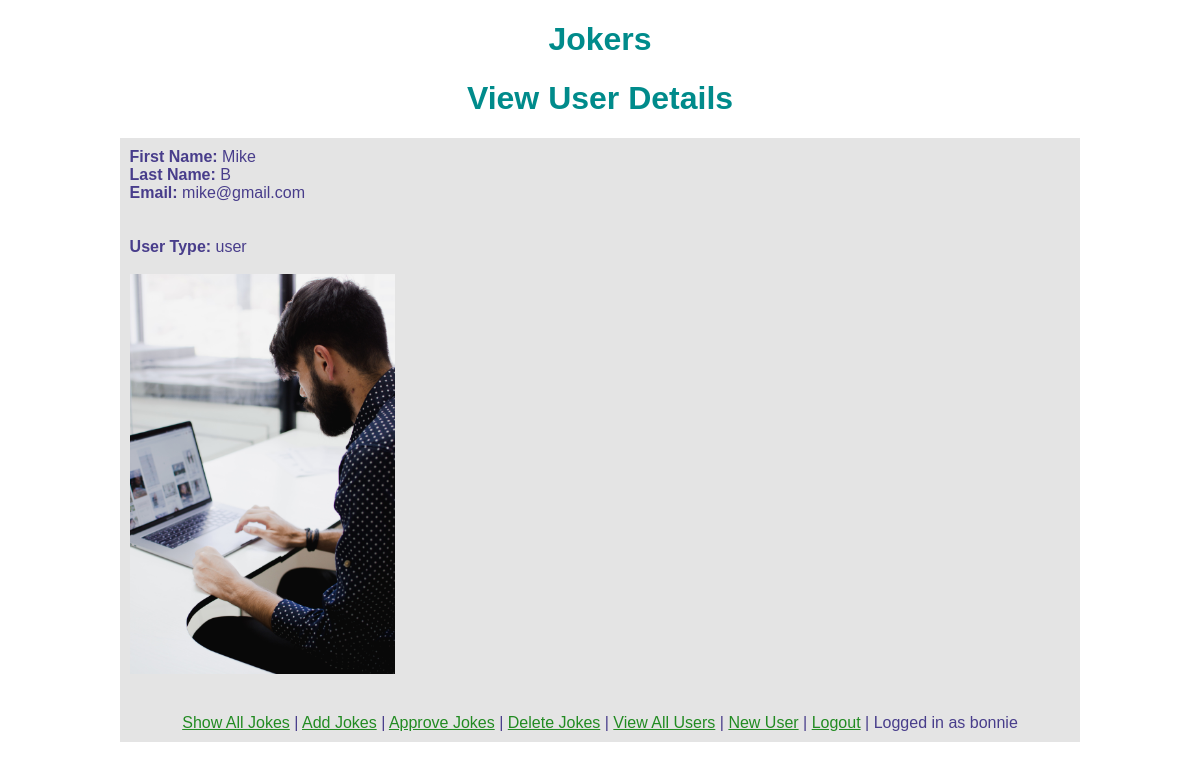
Screenshot of /view_user_details.php?uid=7 (signed in) with the database file from the repository.
### tables this page shows
CREATE TABLE `users` (
  `id` int(11) NOT NULL,
  `first_name` varchar(30) NOT NULL,
  `last_name` varchar(30) NOT NULL,
  `username` varchar(30) NOT NULL,
  `password` varchar(255) NOT NULL,
  `email` varchar(60) NOT NULL,
  `created_at` timestamp NOT NULL DEFAULT CURRENT_TIMESTAMP,
  `last_login` datetime DEFAULT NULL,
  `avatar` varchar(50) DEFAULT NULL,
  `type` enum('user','admin') NOT NULL DEFAULT 'user'
);

### view_user_details.php (the view, shortened to what this page needs)
<?php include 'includes/session.php';
$myTitle = "View User Details";
?>
<!DOCTYPE html>
<html lang="en">
<?php include 'includes/header.php'?>
<body>
<?php
    echo "<h1>$myTitle</h1>";
    $link = makeConnection('joker');
    $id = $_GET["uid"];
    $userId = intval($id);
    if(empty($userId) || !is_int($userId)){
        echo "<h3>Invalid data</h3>";
        echo "<a href='view_all_users.php'>Go back and try again</a>";
    }else{
        if($result = $link->query("CALL getUserDetails($userId)")){
            while($row = $result->fetch_assoc()){
                echo "<div class='background'><b>First Name: </b>" . $row['first_name'] . "<br>";
                echo  "<b>Last Name: </b>" . $row['last_name'] . "<br>";
                echo  "<b>Email: </b>" . $row['email'] . "<br><br><br>";
                echo  "<b>User Type: </b>"  . $row['type'] . "<br><br>";
                if($row['avatar'] != ''){
                    echo  "<img height='400px' alt='avatar' src='"  . $row['avatar'] . "'><br><br>";
                }
            }
        }
    }
?>
<?php include 'includes/footer.php'?>
</body>
</html>

### includes/header.php (style rules this page uses)
body { font-family: Calibri, Arial, sans-serif; color: darkslateblue; width: 80%; margin-left: auto; margin-right: auto; }
.background { background-color:#E4E4E4; padding: 1%; }
h1 { text-align:center; color: darkcyan; }

### rows the page displays
users: first_name "Mike", last_name "B", email "mike@gmail.com", type "user", avatar (picture)

### other values shown
$myTitle "View User Details"
$_SESSION['username'] "bonnie"
